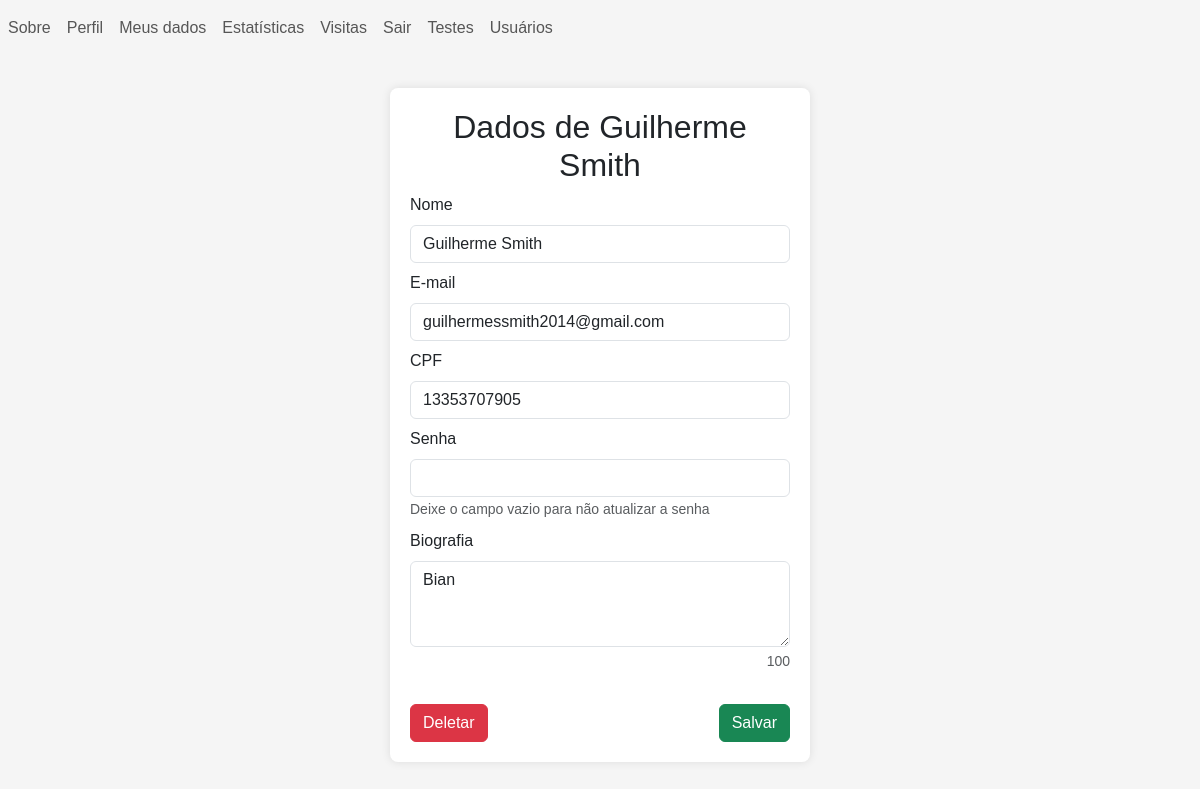
The app's page /users/crud/my_data.php (signed in) with its own data.
### tables this page shows
CREATE TABLE users (
    id INTEGER PRIMARY KEY AUTOINCREMENT,
    username VARCHAR(255) NOT NULL,
    email VARCHAR(255) NOT NULL UNIQUE,
    cpf VARCHAR(11) NOT NULL UNIQUE,
    created_at DATETIME DEFAULT CURRENT_TIMESTAMP,
    updated_at DATETIME
, pass VARCHAR(255) NOT NULL, bio VARCHAR(100), logged_at TIMESTAMP, adm boolean DEFAULT false);

### users/crud/my_data.php (the view, shortened to what this page needs)
<?php
    $db = db_conn();
    $result = $db->query('SELECT * FROM my_data WHERE id = '.$_SESSION['user']['id']);
    $my_data = $result->fetchArray(SQLITE3_ASSOC);
?>
<!DOCTYPE html>
<html lang="en">
    <head>
        <?php require SRC_URL."front/head.php" ?>
    </head>
    <body>
        <?php require SRC_URL."front/navbar.php" ?>
        <form class = "container form-container" action="update_user.php" method = "POST" autocomplete = "off">
            <div class = "text-center">
                <h2>Dados de <?php echo $my_data['username'] ?></h2>
            </div>
            <div class = "form-group">
                <label for="username-input" class = "form-label">Nome</label>
                <input type="text" id = "username-input" name = "username" class = "form-control" value = "<?php echo isset($_SESSION['update']["username"]) ? $_SESSION['update']["username"] : $my_data['username'] ?>" required>
            </div>
            <div class = "form-group">
                <label for="email-input" class = "form-label">E-mail</label>
                <input type="email" id = "email-input" name = "email" class = "form-control" value = "<?php echo isset($_SESSION['update']["email"]) ? $_SESSION['update']["email"] : $my_data['email'] ?>" required>
            </div>
            <div class = "form-group">
                <label for="cpf-input" class = "form-label">CPF</label>
                <input type="text" id = "cpf-input" name = "cpf" class = "form-control" value = "<?php echo isset($_SESSION['update']["cpf"]) ? $_SESSION['update']["cpf"] : $my_data['cpf'] ?>" required>
            </div>
            <div class = "form-group">
                <label for="pass-input" class = "form-label">Senha</label>
                <input type="password" id = "pass-input" name = "pass" class = "form-control" value = "<?php echo isset($_SESSION['update']["pass"]) ? $_SESSION['update']["pass"] : "" ?>" >
                <small class = "form-text text-muted" >
                    Deixe o campo vazio para não atualizar a senha
                </small>
                <br>
            </div>
            <div class = "form-group">
                <label for="bio-input" class = "form-label">Biografia</label>
                <textarea name="bio" id="bio-input" cols="30" rows="3" class = "form-control" maxlength = "100" oninput = "limitLength(100,'bio-feedback')" ><?php echo isset($_SESSION['update']["bio"]) ? $_SESSION['update']['bio'] : $my_data['bio'] ?></textarea>
                <small id = "bio-feedback" class = "form-text text-muted" style="display: block;text-align: right">
                    100
                </small>
                <br>
            </div>
            <div class = "row" >
                <div class = "col-lg-3 col-md-4 col-sm-12" style = "text-align: left">
                    <a class = "btn btn-danger" href="delete_user.php?id=<?php echo $my_data['id'] ?>">Deletar</a>
                </div>
                <div class = "col-lg-6 col-md-4 col-sm-12" style = "text-align: center">
                </div>
                <div class = "col-lg-3 col-md-4 col-sm-12" style = "text-align: right">
                    <button type = "submit" class = "btn btn-success">Salvar</button>
                </div>
            </div>
        </form>
    </body>
</html>

### main/index.css (style rules this page uses)
form { margin: auto; padding: 0.5rem; }
form .form-group { margin-bottom: 0.5rem; }
.form-container { width: 35%; }
body { font-family: Arial, sans-serif; background-color: #f5f5f5; margin: 0; }
.table-container, .container { margin: 2rem auto; padding: 20px; background-color: #fff; box-shadow: 0 0 10px rgba(0, 0, 0, 0.1); border-radius: 8px; overflow: auto; }
.container { max-width: 80%; }
a { color: #007BFF; text-decoration: none; }
a.btn, .nav-link { text-decoration: none; }

### records on screen
users: username "Guilherme Smith", email "guilhermessmith2014@gmail.com", cpf "13353707905", bio "Bian"

### other values on screen
$text "Sobre Perfil Meus dados Estatísticas Visitas Sair Testes Usuários"
